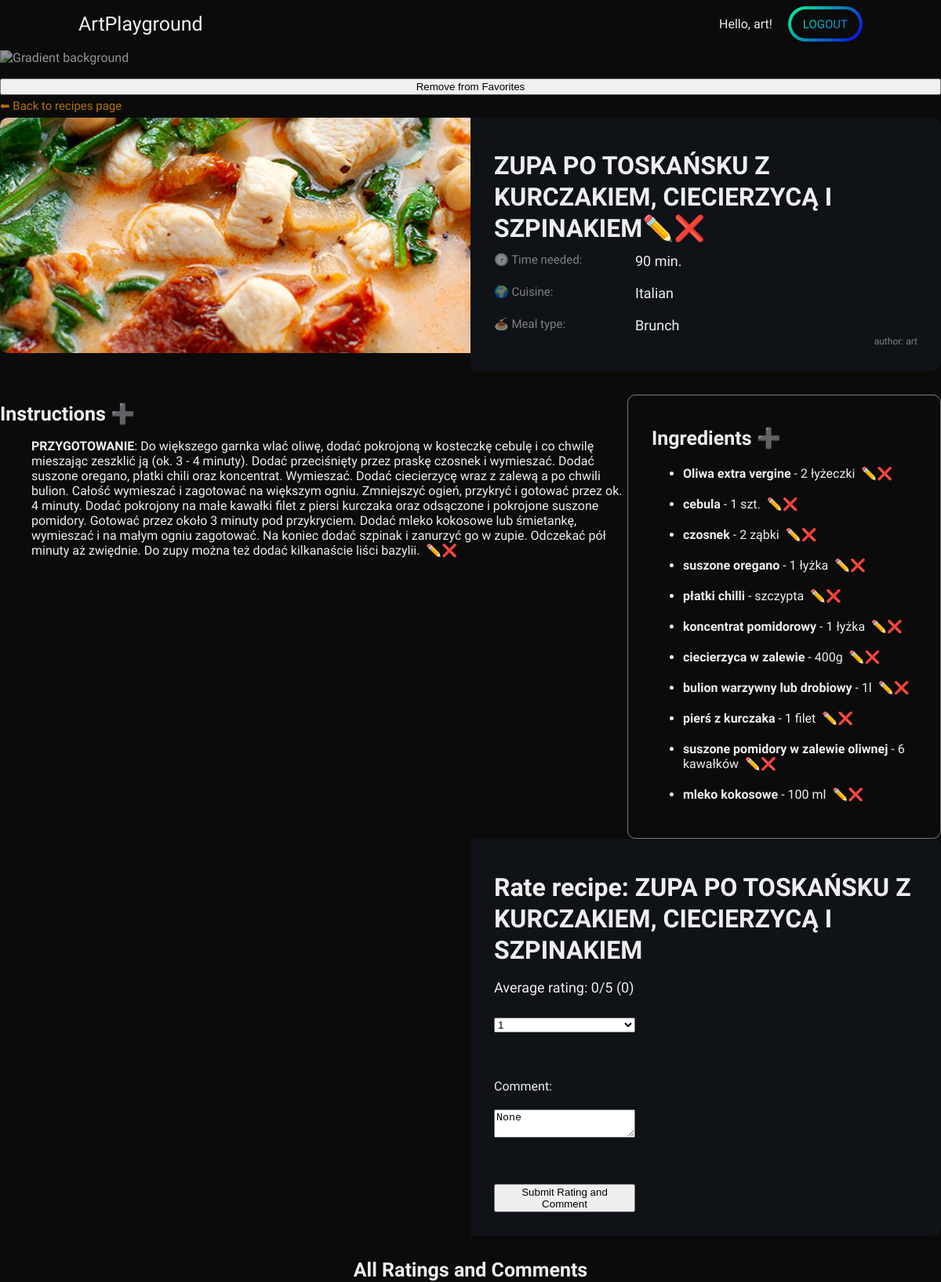
Before: /recipes/recipe-detail/27/ (signed in) with the older database file.
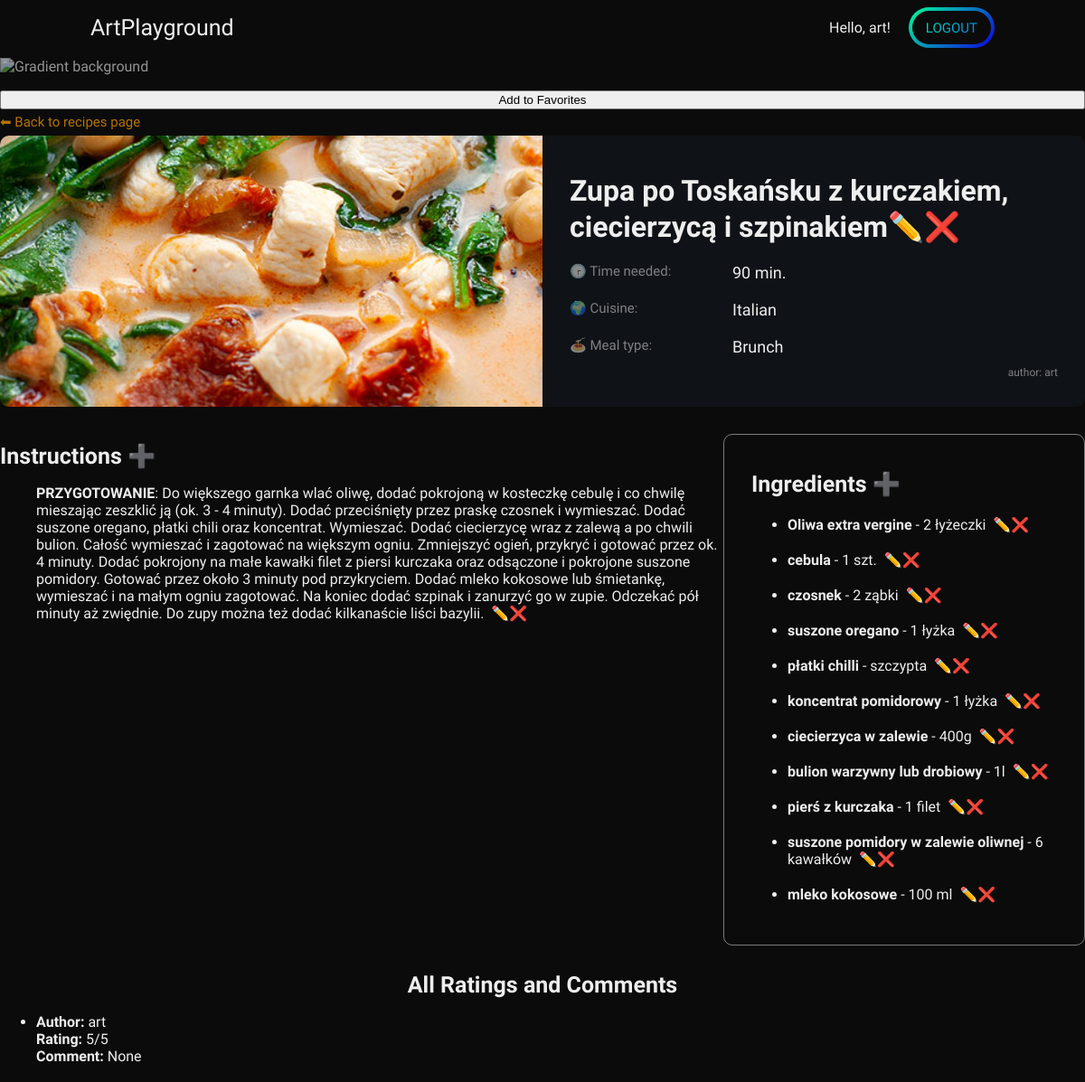
After: the same page with the newer database file.
### recipes/models.py (models this page shows, shortened)
class Recipe(models.Model):
    recipe_author = models.ForeignKey(User, on_delete=models.CASCADE, default=None)
    recipe_name = models.CharField(max_length=250)
    time = models.IntegerField()  # hours - 1,5 should give user 1h30min
    cuisine = models.CharField(choices=CUISINE_COUNTRIES, max_length=50)
    meal_type = models.CharField(choices=MEALS, max_length=50)
    recipe_image = models.ImageField(upload_to="recipes/")
    average_rating = models.DecimalField(default=0, max_digits=3, decimal_places=2)
    total_ratings = models.PositiveIntegerField(default=0)
    def __str__(self):
        return f"{self.recipe_author} - {self.recipe_name} - {self.pk}"

class Instruction(models.Model):
    recipe = models.ForeignKey(Recipe, on_delete=models.CASCADE)
    step = models.CharField(max_length=50)
    description = models.CharField(max_length=1500)

class Ingredient(models.Model):
    recipe = models.ForeignKey(Recipe, on_delete=models.CASCADE)
    name = models.CharField(max_length=250)
    amount = models.CharField(max_length=50)

class RecipeRating(models.Model):
    recipe = models.ForeignKey(Recipe, on_delete=models.CASCADE)
    user = models.ForeignKey(User, on_delete=models.CASCADE)
    rating = models.PositiveIntegerField(validators=[MinValueValidator(1), MaxValueValidator(5)])
    comment = models.TextField(blank=True, null=True)
    class Meta:
        unique_together = ['recipe', 'user']

### recipes/views.py (the view, shortened to what this page needs)
# urls.py: path('recipe-detail/<int:pk>/', RecipeDetailView.as_view(), name="recipe_detail"),
class RecipeDetailView(View):
    template_name = 'recipes/recipe_detail.html'
    def get(self, request, *args, **kwargs):
        recipe = get_object_or_404(Recipe, pk=kwargs['pk'])
        is_favorite = Favorite_recipe.objects.filter(user=request.user, recipe=recipe).exists()
        user_rating = None
        user_comment = None
        if request.user.is_authenticated:
            user_rating_obj = RecipeRating.objects.filter(recipe=recipe, user=request.user).first()
            if user_rating_obj:
                user_rating = user_rating_obj.rating
                user_comment = user_rating_obj.comment
        all_ratings_and_comments = RecipeRating.objects.filter(recipe=recipe)
        average_rating = all_ratings_and_comments.aggregate(Avg('rating'))['rating__avg'] or 0
        user_has_rated = user_rating is not None
        context = {
            'recipe': recipe,
            'is_favorite': is_favorite,
            'user_rating': user_rating,
            'user_comment': user_comment,
            'average_rating': round(average_rating, 2),
            'total_ratings': all_ratings_and_comments.count(),
            'all_ratings_and_comments': all_ratings_and_comments,
            'user_has_rated': user_has_rated,
        }
        return render(request, self.template_name, context)

### recipes/templates/recipes/recipe_detail.html (shortened to what this page needs)
{% extends 'base_layout.html' %} {% block title %} Recipe nr {{recipe.pk}} detail view {%endblock%}
{% block content %}
{% if is_favorite == False %}
<form method="post" action="{% url 'recipe_detail' recipe.pk %}">
  <button type="submit"  name="add_favorite">Add to Favorites</button>
</form>
{% else %}
<form method="post" action="{% url 'recipe_detail' recipe.pk %}">
  <button type="submit"  name="remove_favorite">Remove from Favorites</button>
</form>
{% endif %}
<section class="center-page recipe-detail">
  <a href="{% url 'recipes' %}" class="link link-orange">⬅ Back to recipes page</a>
  <div class="recipe-detail__img" style="background-image: url('/recipes{{ recipe.recipe_image.url}}');"></div>
  <div class="recipe-detail__data">
    <h2><strong>{{ recipe.recipe_name }}</strong><a href="{% url 'recipe_update' recipe.pk %}" style="text-decoration: none">✏️</a><a href="{% url 'recipe_delete' recipe.pk %}" style="text-decoration: none">❌</a></h2>
    <div class="recipe-detail__data__group">
      <span class="label label--time">Time needed: </span>
      <span class="value">{{ recipe.time }} min.</span>
      <span class="label label--cuisine">Cuisine: </span>
      <span class="value">{{ recipe.cuisine }}</span>
      <span class="label label--meal-type">Meal type: </span>
      <span class="value">{{ recipe.meal_type }}</span>
    </div>
    <p><small>author: {{ recipe.recipe_author.username }}</small></p>
  </div>
  <div class="recipe-content__instructions">
      <h3>Instructions <a href="{% url 'add_instructions' recipe.pk %}" style="text-decoration: none">➕</a></h3>
      <ul>
        {% for instruction in recipe.instruction_set.all %}
        <li><b>{{ instruction.step }}</b>: {{ instruction.description }} &nbsp;<a href="{% url 'instruction_update' instruction.pk %}" style="text-decoration: none">✏️</a><a href="{% url 'instruction_delete' instruction.pk %}" style="text-decoration: none">❌</a></li><br/>
        {% endfor %}
      </ul>
  </div>
  <div class="recipe-content__ingredients">
      <h3>Ingredients <a href="{% url 'add_ingredients' recipe.pk  %}" style="text-decoration: none">➕</a></h3>
      <ul>
        {% for ingredient in recipe.ingredient_set.all %}
        <li><b>{{ ingredient.name }}</b> - {{ ingredient.amount }} &nbsp;<a href="{% url 'ingredient_update' ingredient.pk %}" style="text-decoration: none">✏️</a><a href="{% url 'ingredient_delete' ingredient.pk %}" style="text-decoration: none">❌</a></li>
        {% endfor %}
      </ul>
  </div>
  {% if not user_has_rated %}
  <div class="recipe-detail__data">
    <h2><strong>Rate recipe: {{ recipe.recipe_name }}</strong></h2>
    <div class="recipe-detail__data__group">
  <form method="post" action="{% url 'recipe_detail' recipe.pk %}">
    <h4><label for="rating">Average rating:</label> {{ average_rating }}/5 ({{ total_ratings }})</h4>
    <select name="rating">
        <option value="1" {% if user_rating == 1 %}selected{% endif %}>1</option>
    </select>
    <br>
    <label for="comment">Comment:</label>
    <textarea name="comment">{{ user_comment }}</textarea>
    <br>
    <button type="submit">Submit Rating and Comment</button>
  </form>
  </div>
  {% endif %}
</section>
<br/>
<h3>All Ratings and Comments</h3>
<ul>
    {% for rating_comment in all_ratings_and_comments %}
        <li>
            <strong>Author:</strong> {{ rating_comment.user.username }} <br/>
            <strong>Rating:</strong> {{ rating_comment.rating }}/5<br/>
            <strong>Comment:</strong> {{ rating_comment.comment }}<br/>
            <br/>
        </li>
    {% endfor %}
</ul>
{% endblock %}

Changed rows visible on the page:
changed Recipe "Italian": recipe_name "ZUPA PO TOSKAŃSKU Z KURCZAKIEM, CIECIERZYCĄ I SZPINAKIEM" → "Zupa po Toskańsku z kurczakiem, ciecierzycą i szpinakiem"; recipe_name "ZUPA PO TOSKAŃSKU Z KURCZAKIEM, CIECIERZYCĄ I SZPINAKIEM" → (not shown)
added RecipeRating: user.username "art", rating "5", comment "None"
Other visible differences:
{{ average_rating }}: "0" → (not shown)
{{ total_ratings }}: "0" → (not shown)
form field rating: "1" → (not shown)
form field comment: "None" → (not shown)
text no longer shown: "Remove from Favorites Rate recipe: Average rating: /5 ( ) Comment: Submit Rating and Comment"
text now shown: "Add to Favorites"
